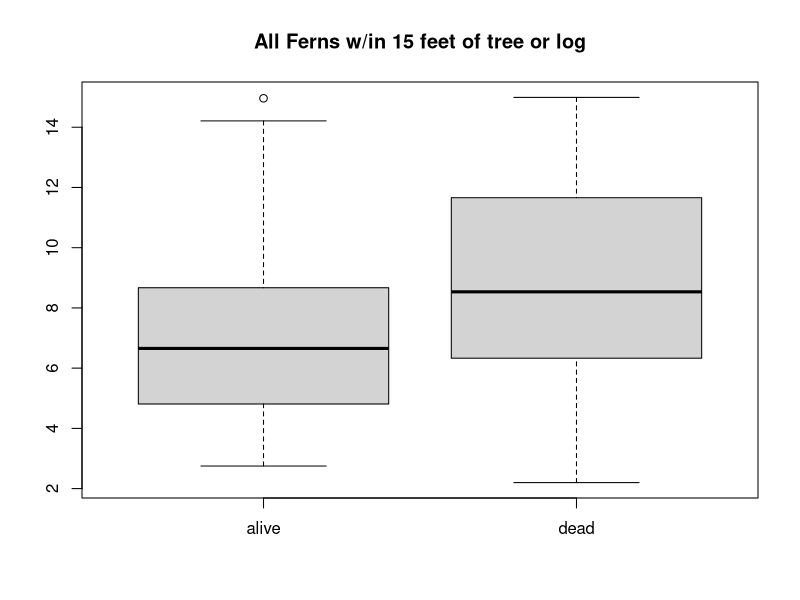

Write R code to recreate this figure.
tbl <- read.table("fern_distances.csv", sep=",", as.is=TRUE, header=TRUE)
rownames(tbl) <- tbl$X
tbl <- tbl[, -1]
t.test(subset(tbl, status!="alive")$min, subset(tbl, status=="alive")$min)$p.value  # [1] 0.006256451
tbl.close <- subset(tbl, min <= 15)
dim(tbl.close)
tbl.far <- subset(tbl, min > 15)
dim(tbl.far)
dim(tbl)
t.test(subset(tbl.close, status!="alive")$min, subset(tbl.close, status=="alive")$min)$p.value  # [1] 0.1612051

boxplot(list(alive=subset(tbl.close, status=="alive")$min, dead=subset(tbl.close, status!="alive")$min),
        main="All Ferns w/in 15 feet of tree or log")




